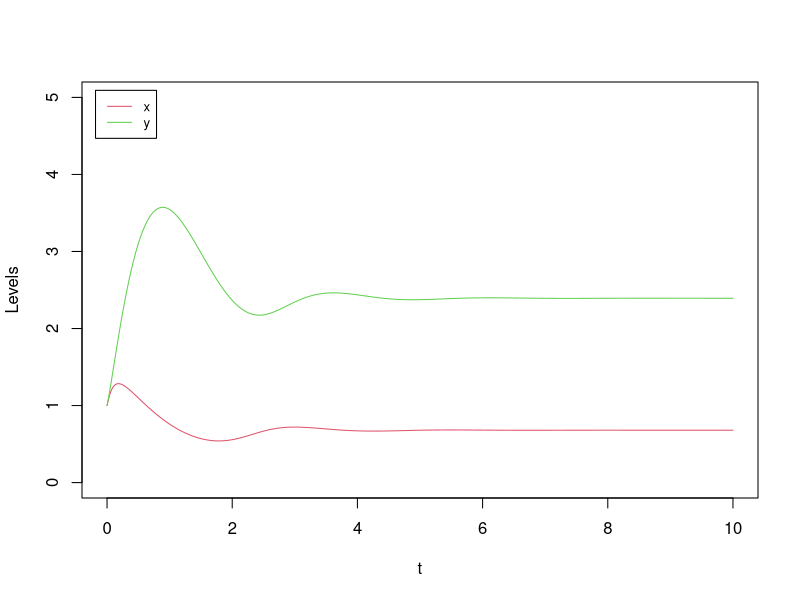
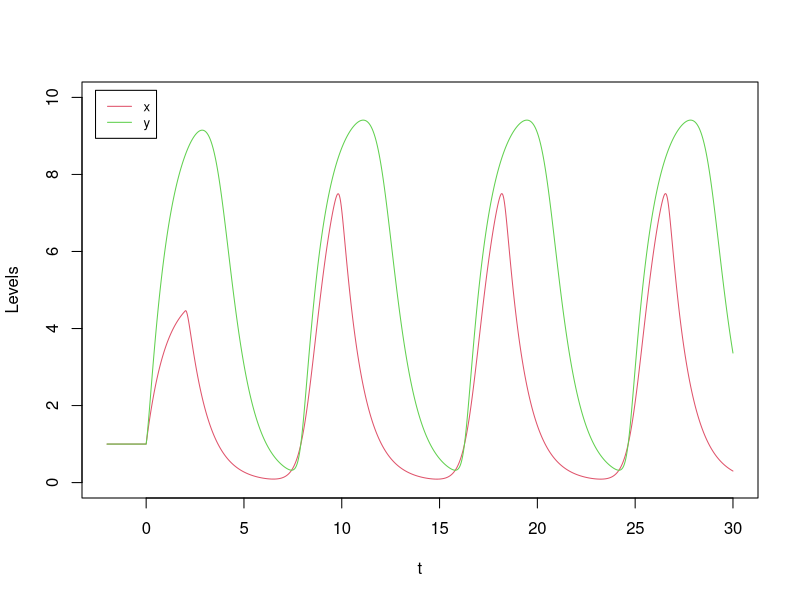
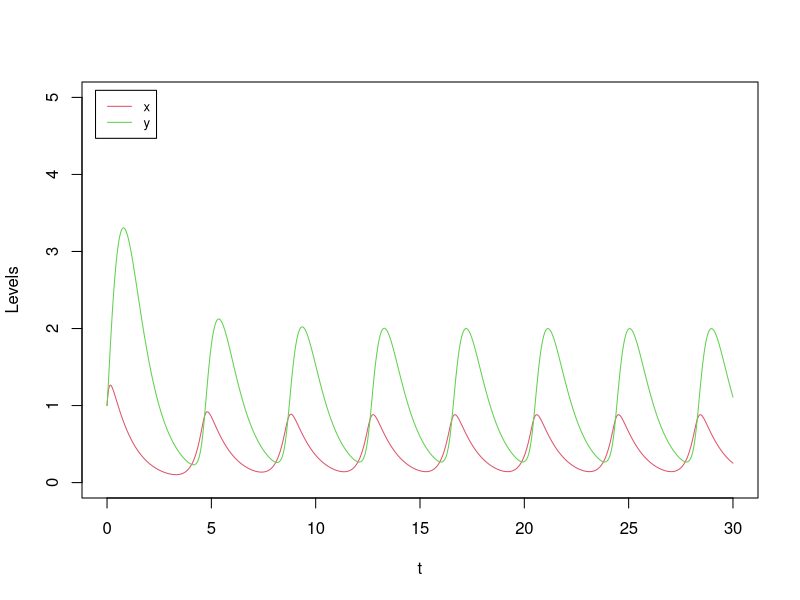
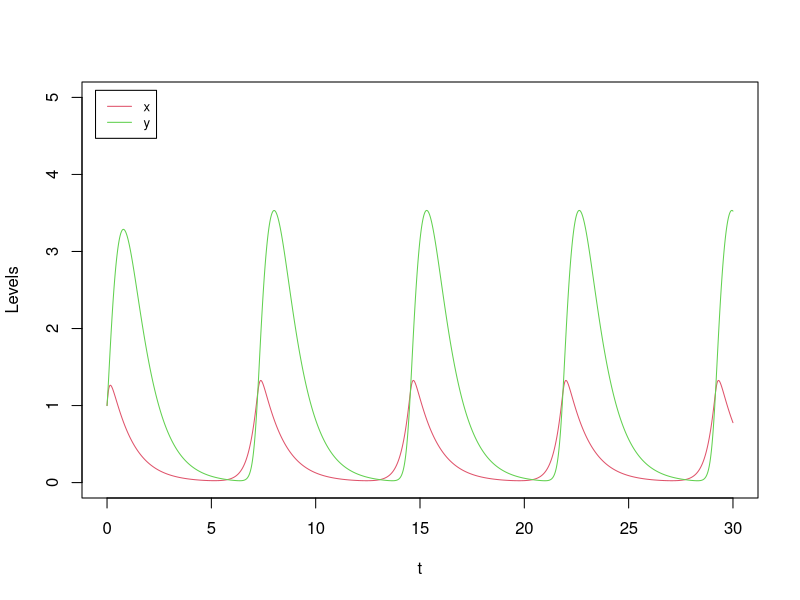

The R script that drew these images, in order:
## ---- chunk 1
knitr::opts_chunk$set(echo = TRUE)
## ---- chunk 2
# 2nd order ODE integrator: Heun method
ODE_Heun_generic <- function(derivs, X0, t.total, dt, ...){
  # derivs: the function of the derivatives 
  # X0: initial condition
  # t.total: total simulation time, assuming t starts from 0 at the beginning
  # dt: time step size 
  t_all = seq(0, t.total, by=dt)
  nt_all = length(t_all)
  nx = length(X0)
  X_all = matrix(0, nrow = nt_all, ncol = nx)
  X_all[1,] = X0
  for (i in 1:(nt_all-1)) {
    k1 = dt * derivs(t_all[i],X_all[i,], ...)
    xb = X_all[i,] + k1
    k2 = dt * derivs(t_all[i+1],xb, ...)
    X_all[i+1,] = X_all[i,] + (k1+k2)/2
  }
  return(cbind(t_all, X_all))   # the output is a matrix of t & X(t) for all time steps
}

# Heun's method for DDEs with a constant time delay (for a generic multi-variable system)
DDE_Heun_generic <- function(derivs, X0, t.total, dt, tau, ...){
  # derivs: the function of the derivatives 
  # X0: initial condition (vector)
  # t.total: total simulation time
  # dt: time step size 
  # tau: a constant time delay 
  # (this illustrate will not work for cases using multiple time delays)
  t_all = seq(-tau, t.total, by=dt)   # save data for all previous time points too
  nt_all = length(t_all)
  nx = length(X0)
  X_all = matrix(0, nrow = nt_all, ncol = nx)
  
  n_delay = as.integer(tau/dt) # number of delay time steps
  for (i in 1:(n_delay + 1)){
    X_all[i,] = X0   # a constant initial condition between t in [-tau, 0]
  }
  
  for (i in (n_delay+1):(nt_all-1)) {
    k1 = dt * derivs(t_all[i],X_all[i,],X_all[i-n_delay,],...)
    X_all[i+1,] = X_all[i,] + k1   # X_all_i+1 is first assigned here, so that the function works for tau = 0
    k2 = dt * derivs(t_all[i+1],X_all[i+1,], X_all[i+1-n_delay,],...)
    X_all[i+1,] = X_all[i,] + (k1+k2)/2
  }
  return(cbind(t_all, X_all))   # the output is a matrix of t & X(t) for all time steps
}
## ---- chunk 3
derivs_neg <- function(t, Xs, g, h) { 
  x = Xs[1]
  y = Xs[2]
  dxdt = g/(1+ y**3) - x
  dydt = h*x**3/(1+x**3) - y
  return(c(dxdt, dydt))
}

results_1 = ODE_Heun_generic(derivs = derivs_neg, X0 = c(1,1), t.total = 10, dt = 0.01, g = 10, h = 10)

plot(results_1[,1], results_1[,2], xlab="t", ylab="Levels", xlim=c(0,10), ylim=c(0,5), type = "l", col=2)
lines(results_1[,1], results_1[,3], col = 3)
legend("topleft", inset=0.02, legend = c("x", "y"), col=c(2,3),lty=1, cex=0.8)
## ---- chunk 4
derivs_neg_dde <- function(t, Xs, Xs_old, g, h) { 
  x = Xs[1]
  y = Xs[2]
  y_old = Xs_old[2]
  dxdt = g/(1+ y_old**3) - x
  dydt = h*x**3/(1+x**3) - y
  return(c(dxdt, dydt))
}

results_2 = DDE_Heun_generic(derivs = derivs_neg_dde, X0 = c(1,1), t.total = 30, dt = 0.01, tau  = 2, g = 10, h = 10)
plot(results_2[,1], results_2[,2], xlab="t", ylab="Levels", xlim=c(-2,30), ylim=c(0,10), type = "l", col=2)
lines(results_2[,1], results_2[,3], col = 3)
legend("topleft", inset=0.02, legend = c("x", "y"), col=c(2,3),lty=1, cex=0.8)
## ---- chunk 5
derivs_neg_3node <- function(t, Xs, g) { 
  x = Xs[1]
  y = Xs[2]
  z = Xs[3]
  dxdt = g[1]/(1+ z**3) - x
  dydt = g[2]*x**3/(1+x**3) - y
  dzdt = g[3]*y**3/(1+y**3) - z
  return(c(dxdt, dydt, dzdt))
}

results_3 = ODE_Heun_generic(derivs = derivs_neg_3node, X0 = rep(1,3), t.total = 30, dt = 0.01, g = rep(10,3))

plot(results_3[,1], results_3[,2], xlab="t", ylab="Levels", xlim=c(0,30), ylim=c(0,5), type = "l", col=2)
lines(results_3[,1], results_3[,3], col = 3)
legend("topleft", inset=0.02, legend = c("x", "y"), col=c(2,3),lty=1, cex=0.8)
## ---- chunk 6
derivs_neg_4node <- function(t, Xs, g) { 
  x = Xs[1]
  y = Xs[2]
  z = Xs[3]
  w = Xs[4]
  dxdt = g[1]/(1+ w**3) - x
  dydt = g[2]*x**3/(1+x**3) - y
  dzdt = g[3]*y**3/(1+y**3) - z
  dwdt = g[4]*z**3/(1+z**3) - w
  return(c(dxdt, dydt, dzdt, dwdt))
}

results_4 = ODE_Heun_generic(derivs = derivs_neg_4node, X0 = rep(1,4), t.total = 30, dt = 0.01, g = rep(10, 4))
plot(results_4[,1], results_4[,2], xlab="t", ylab="Levels", xlim=c(0,30), ylim=c(0,5), type = "l", col=2)
lines(results_4[,1], results_4[,3], col = 3)
legend("topleft", inset=0.02, legend = c("x", "y"), col=c(2,3),lty=1, cex=0.8)
